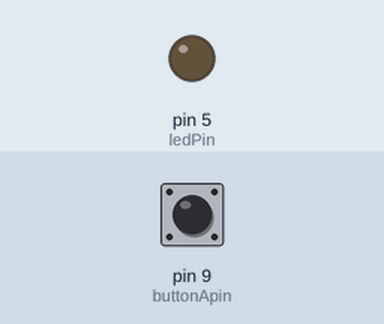
This sketch was run on a simulated Arduino Uno, built with avr-gcc and run on an emulated ATmega328P. Parts: output pins drawn as LEDs (lit = HIGH). The inputs (shaded band) are chosen by the test bench; at power-on: pin 9 (buttonApin) HIGH.

Above: at 1.2 s.
1.3 s: pin 9 (buttonApin) pulled LOW for 0.15 s
At 2.1 s:
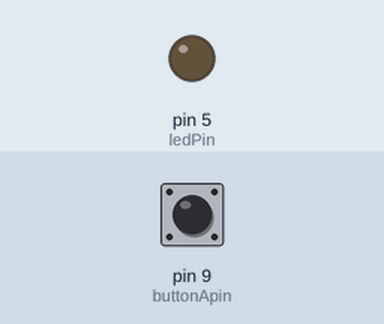
3.0 s: pin 9 (buttonApin) pulled LOW for 1 s
At 3.5 s:
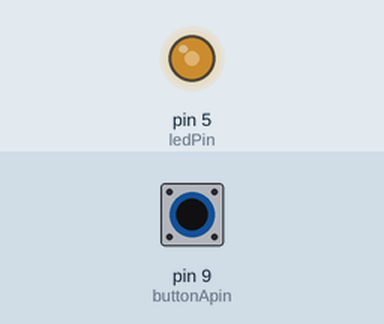
5.5 s: pin 9 (buttonApin) pulled LOW for 3.2 s
At 9.0 s:
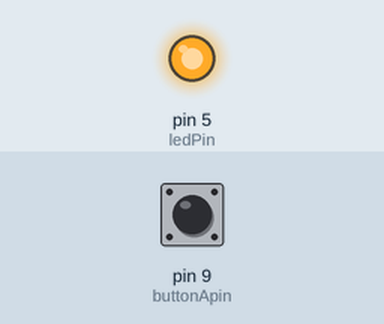
Timing chart, 0 to 10.5 s (numbered marks = the images above; inputs shaded):
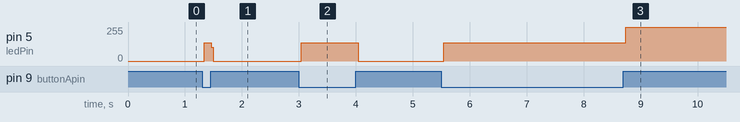

Measured:
- after the input at 1.3 s, pin 5 (ledPin): 0/255 → 136/255 at once, → 0/255 0.12 s later
- after the input at 3.0 s, pin 5 (ledPin): 0/255 → 136/255 at once, → 0/255 1.0 s later
- after the input at 5.5 s, pin 5 (ledPin): 0/255 → 136/255 at once, → 255/255 3.2 s later

The sketch:

light_switch.ino
```cpp
//On off switch

int ledPin = 5;
int buttonApin = 9;

byte leds = 0;

void setup()
{
  pinMode(ledPin, OUTPUT);
  pinMode(buttonApin, INPUT_PULLUP);
}

void loop()
{
  if (digitalRead(buttonApin) == LOW && digitalRead(ledPin) == HIGH)
  {
    digitalWrite(ledPin, LOW);
  }
  if (digitalRead(buttonApin) == LOW && digitalRead(ledPin) == LOW)
  {
    digitalWrite(ledPin, HIGH);
  }
}
```
